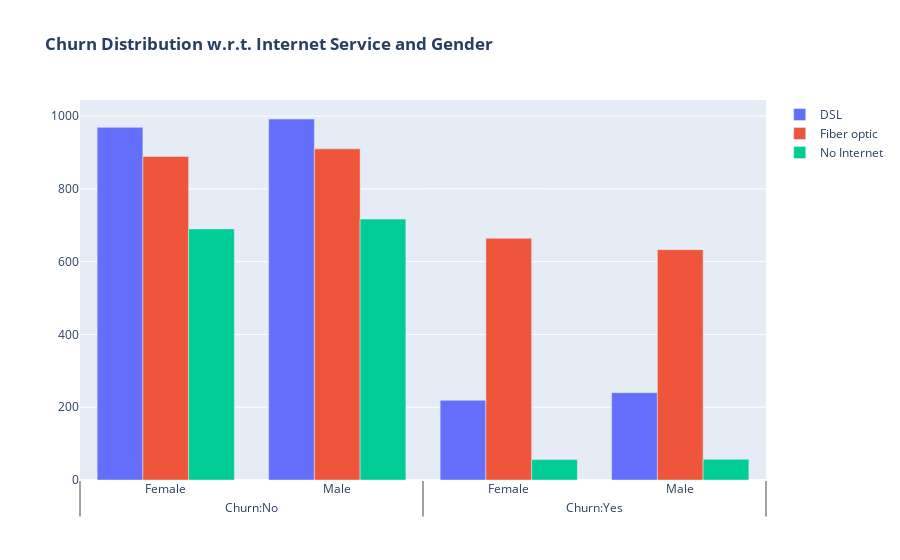

Notebook code for this chart:
### Code cell
fig = go.Figure()

fig.add_trace(go.Bar(
  x = [['Churn:No', 'Churn:No', 'Churn:Yes', 'Churn:Yes'],
       ["Female", "Male", "Female", "Male"]],
  y = [969, 992, 219, 240],
  name = 'DSL',
))

fig.add_trace(go.Bar(
  x = [['Churn:No', 'Churn:No', 'Churn:Yes', 'Churn:Yes'],
       ["Female", "Male", "Female", "Male"]],
  y = [889, 910, 664, 633],
  name = 'Fiber optic',
))

fig.add_trace(go.Bar(
  x = [['Churn:No', 'Churn:No', 'Churn:Yes', 'Churn:Yes'],
       ["Female", "Male", "Female", "Male"]],
  y = [690, 717, 56, 57],
  name = 'No Internet',
))

fig.update_layout(title_text="<b>Churn Distribution w.r.t. Internet Service and Gender</b>")

fig.show()

### Figure 1 — Plotly figure (JSON) as saved in the notebook; plotly's stock layout.template omitted (floating-point values rounded to 4 significant figures)
{"data": [{"name": "DSL", "type": "bar", "x": [["Churn:No", "Churn:No", "Churn:Yes", "Churn:Yes"], ["Female", "Male", "Female", "Male"]], "y": [969, 992, 219, 240]}, {"name": "Fiber optic", "type": "bar", "x": [["Churn:No", "Churn:No", "Churn:Yes", "Churn:Yes"], ["Female", "Male", "Female", "Male"]], "y": [889, 910, 664, 633]}, {"name": "No Internet", "type": "bar", "x": [["Churn:No", "Churn:No", "Churn:Yes", "Churn:Yes"], ["Female", "Male", "Female", "Male"]], "y": [690, 717, 56, 57]}], "layout": {"title": {"text": "<b>Churn Distribution w.r.t. Internet Service and Gender</b>"}}}
